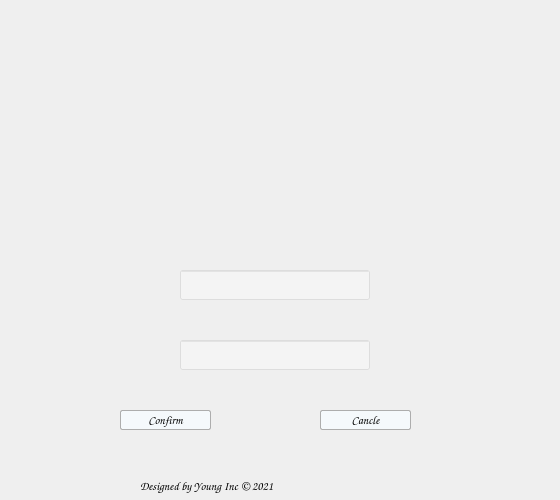
<?xml version="1.0" encoding="UTF-8"?>
<ui version="4.0">
 <class>NetworkConnection</class>
 <widget class="QWidget" name="NetworkConnection">
  <property name="geometry">
   <rect>
    <x>0</x>
    <y>0</y>
    <width>560</width>
    <height>500</height>
   </rect>
  </property>
  <property name="windowTitle">
   <string>Form</string>
  </property>
  <widget class="QLineEdit" name="passwordEdit_port">
   <property name="geometry">
    <rect>
     <x>180</x>
     <y>340</y>
     <width>190</width>
     <height>30</height>
    </rect>
   </property>
   <property name="font">
    <font>
     <family>Comic Sans MS</family>
    </font>
   </property>
   <property name="styleSheet">
    <string notr="true">background-color: rgb(255, 255, 255, 80);</string>
   </property>
  </widget>
  <widget class="QLineEdit" name="passwordEdit_IPaddress">
   <property name="geometry">
    <rect>
     <x>180</x>
     <y>270</y>
     <width>190</width>
     <height>30</height>
    </rect>
   </property>
   <property name="font">
    <font>
     <family>Comic Sans MS</family>
    </font>
   </property>
   <property name="styleSheet">
    <string notr="true">background-color: rgb(255, 255, 255, 80);</string>
   </property>
  </widget>
  <widget class="QLabel" name="Designedby">
   <property name="geometry">
    <rect>
     <x>140</x>
     <y>470</y>
     <width>271</width>
     <height>31</height>
    </rect>
   </property>
   <property name="font">
    <font>
     <family>Comic Sans MS</family>
    </font>
   </property>
   <property name="text">
    <string>Designed by Young Inc © 2021 </string>
   </property>
  </widget>
  <widget class="QPushButton" name="pButtonOk">
   <property name="geometry">
    <rect>
     <x>120</x>
     <y>410</y>
     <width>91</width>
     <height>20</height>
    </rect>
   </property>
   <property name="font">
    <font>
     <family>Comic Sans MS</family>
    </font>
   </property>
   <property name="styleSheet">
    <string notr="true">QPushButton
{
    background:rgb(245,249,252);
    border-radius:2px;
    border: 1px solid rgb(173 , 173 , 173);
}
QPushButton:pressed
{
    background:rgb(245,249,252);
    border-radius:2px;
	padding-left:2px;
	padding-top:2px;
    border: 1px solid rgb(173 , 173 , 173);
}</string>
   </property>
   <property name="text">
    <string>Confirm</string>
   </property>
  </widget>
  <widget class="QPushButton" name="pButtonCancel">
   <property name="geometry">
    <rect>
     <x>320</x>
     <y>410</y>
     <width>91</width>
     <height>20</height>
    </rect>
   </property>
   <property name="font">
    <font>
     <family>Comic Sans MS</family>
    </font>
   </property>
   <property name="styleSheet">
    <string notr="true">QPushButton
{
    background:rgb(245,249,252);
    border-radius:2px;
    border: 1px solid rgb(173 , 173 , 173);
}
QPushButton:pressed
{
    background:rgb(245,249,252);
    border-radius:2px;
	padding-left:2px;
	padding-top:2px;
    border: 1px solid rgb(173 , 173 , 173);
}</string>
   </property>
   <property name="text">
    <string>Cancle</string>
   </property>
  </widget>
  <widget class="QLabel" name="BK">
   <property name="geometry">
    <rect>
     <x>0</x>
     <y>0</y>
     <width>560</width>
     <height>500</height>
    </rect>
   </property>
   <property name="minimumSize">
    <size>
     <width>560</width>
     <height>500</height>
    </size>
   </property>
   <property name="maximumSize">
    <size>
     <width>560</width>
     <height>500</height>
    </size>
   </property>
   <property name="styleSheet">
    <string notr="true">border-image: url(:/new/prefix1/Background/BK1.png);</string>
   </property>
   <property name="text">
    <string/>
   </property>
  </widget>
  <widget class="QLabel" name="label">
   <property name="geometry">
    <rect>
     <x>180</x>
     <y>310</y>
     <width>301</width>
     <height>20</height>
    </rect>
   </property>
   <property name="text">
    <string/>
   </property>
  </widget>
  <zorder>BK</zorder>
  <zorder>passwordEdit_port</zorder>
  <zorder>passwordEdit_IPaddress</zorder>
  <zorder>Designedby</zorder>
  <zorder>pButtonOk</zorder>
  <zorder>pButtonCancel</zorder>
  <zorder>label</zorder>
 </widget>
 <resources/>
 <connections/>
</ui>
